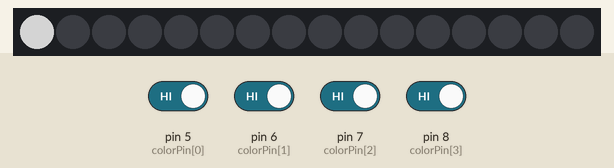
Recording of a sketch running on a simulated Arduino Uno, built with avr-gcc and run on an emulated ATmega328P. Shown: 16 RGB LEDs in strip order, left to right. Inputs (shaded band) come from the test bench; at power-on: pin 5 (colorPin[0]), pin 6 (colorPin[1]), pin 7 (colorPin[2]), pin 8 (colorPin[3]) HIGH. Dim RGB values are drawn brighter than linear; what the sketch prints to the serial monitor is not drawn.

Above: at 0.5 s.
2.0 s: pin 5 (colorPin[0]) driven LOW
At 2.5 s:
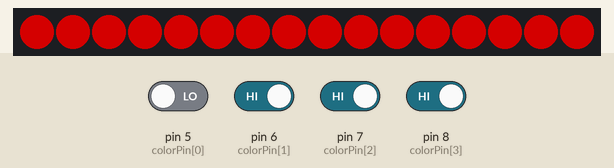
3.5 s: pin 6 (colorPin[1]) driven LOW
At 4.7 s:
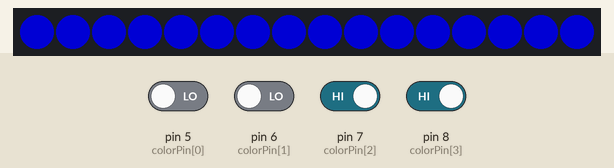
5.0 s: pin 8 (colorPin[3]) driven LOW
At 5.2 s:
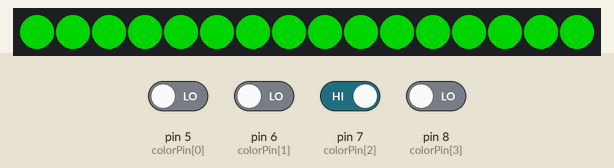
8.0 s: pin 7 (colorPin[2]) driven LOW
At 8.4 s:
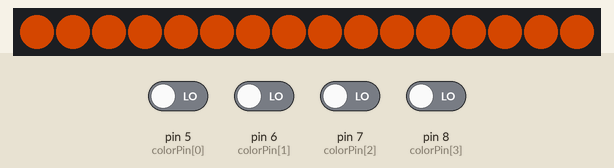
10.1 s: pin 5 (colorPin[0]) driven HIGH
At 10.81 s:
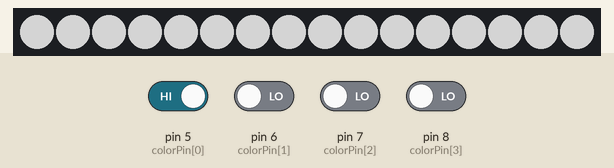
13.1 s: pin 8 (colorPin[3]) driven HIGH
At 14.7 s:
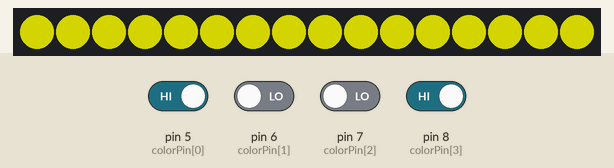
Timing chart, 0 to 16.2 s (numbered marks = the images above; inputs shaded):
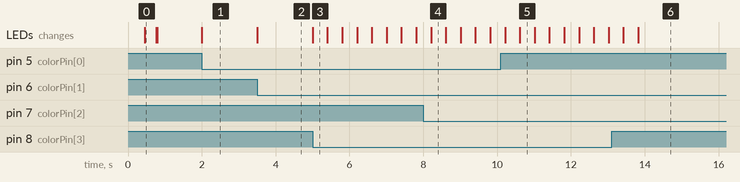

Measured:
- after the input at 2.0 s, the LEDs: change at once (image 1)
- after the input at 3.5 s, the LEDs: change at once (image 2)
- after the input at 5.0 s, the LEDs: change at once (image 3)
- after the input at 8.0 s, the LEDs: change after 0.21 s (image 4)
- after the input at 10.1 s, the LEDs: first differ from a run without the input after 0.51 s (image 5)
- after the input at 13.1 s, the LEDs: first differ from a run without the input after 0.72 s (image 6)
- what the display in image 3 shows lasts 0.4 s, from 5.0 s to 5.4 s

The sketch:

Torreta-Neopixel.ino
```cpp
#include <Adafruit_NeoPixel.h>

#define PIN 9
#define NUMPIXELS 16

Adafruit_NeoPixel pixels(NUMPIXELS, PIN, NEO_GRB + NEO_KHZ800);

const int RGBColorLeds[][3] = {
  {0, 0, 0}, //turn cells off
  {255, 0, 0}, //red
  {0, 255, 0}, //green
  {0, 0, 255}, //blue
  {255, 0, 255}, //purple
  {0, 255, 255}, //green_blue
  {255, 255, 0}, //yellow
  {255, 255, 255}, //white
  {255, 100, 100}, //pink
  {255, 85, 0} //orange
};

const int colorPin[] = {5, 6, 7, 8};
const int flashColor[] = {1, 2, 3, 6, 7, 9};
const int sizeColorPin = sizeof(colorPin) / sizeof(colorPin[0]);
const int rowsRGBColorLeds = sizeof(RGBColorLeds) / sizeof(RGBColorLeds[0]);
const int delayFlash = 400;

int i;
int currentColor;

void setup()
{
  delay(100);
  Serial.begin(9600);
  Serial.println("Torreta Version 1.0");
  Serial.println("El pin 9 es el pin de datos");
  Serial.println("Selector de colores por pines: 5, 6, 7, 8");
  Serial.println("9 colores disponibles rojo [PIN 5], verde [PIN 6], azul [PIN 5+6], morado [PIN 7], verde-azul [PIN 5+7], amarillo [PIN 6+7], blanco[PIN 5+6+7], rosa [PIN 8], naranja [PIN 5+8]");
  Serial.println("6 colores con flash disponibles rojo [PIN 5], verde [PIN 6], azul [PIN 5+6], amarillo [PIN 6+7], blanco[PIN 5+6+7], naranja [PIN 5+8]");

  pixels.begin();
  pixels.setBrightness(128);

  for (i = 0; i < NUMPIXELS; i++)
  {
    pixels.setPixelColor(i, 255, 255, 255);
    pixels.show();
    delay(20);
  }

  pixels.clear();
  pixels.show();

  for (i = 0; i < sizeColorPin; i++)
  {
    pinMode(colorPin[i], INPUT);
  }
}

void loop()
{
  SelectPixelColor();

  if (currentColor < rowsRGBColorLeds)
  {
    TurnOnPixel();
  }
  else
  {
    FlashPixel();
  }

  currentColor = 0;
}

void SelectPixelColor()
{
  for (i = 0; i < sizeColorPin; i++)
  {
    if (digitalRead(colorPin[i]) == LOW)
    {
      currentColor += bit(i);
    }
  }
}

void TurnOnPixel()
{
  for (i = 0; i < NUMPIXELS; i++)
    {
      pixels.setPixelColor(i, RGBColorLeds[currentColor][0], RGBColorLeds[currentColor][1], RGBColorLeds[currentColor][2]);
    }

    pixels.show();
}

void FlashPixel()
{
  currentColor -= rowsRGBColorLeds;
  currentColor = flashColor[currentColor];

  TurnOnPixel();

  delay(delayFlash);

  pixels.clear();
  pixels.show();

  delay(delayFlash);
}
```
